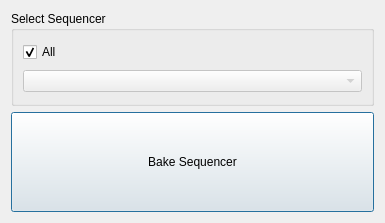
<?xml version="1.0" encoding="UTF-8"?>
<ui version="4.0">
 <class>Dialog</class>
 <widget class="QDialog" name="Dialog">
  <property name="geometry">
   <rect>
    <x>0</x>
    <y>0</y>
    <width>385</width>
    <height>223</height>
   </rect>
  </property>
  <property name="windowTitle">
   <string>Dialog</string>
  </property>
  <layout class="QGridLayout" name="gridLayout_2">
   <item row="0" column="0">
    <layout class="QVBoxLayout" name="verticalLayout">
     <item>
      <widget class="QGroupBox" name="groupBox">
       <property name="title">
        <string>Select Sequencer</string>
       </property>
       <property name="flat">
        <bool>true</bool>
       </property>
       <layout class="QGridLayout" name="gridLayout">
        <item row="0" column="0">
         <widget class="QCheckBox" name="All_checkBox">
          <property name="text">
           <string>All</string>
          </property>
          <property name="checked">
           <bool>true</bool>
          </property>
         </widget>
        </item>
        <item row="1" column="0">
         <widget class="QComboBox" name="seqList_comboBox">
          <property name="enabled">
           <bool>false</bool>
          </property>
         </widget>
        </item>
       </layout>
      </widget>
     </item>
     <item>
      <widget class="QPushButton" name="DoIt_pushButton">
       <property name="minimumSize">
        <size>
         <width>0</width>
         <height>100</height>
        </size>
       </property>
       <property name="text">
        <string>Bake Sequencer</string>
       </property>
      </widget>
     </item>
    </layout>
   </item>
  </layout>
 </widget>
 <resources/>
 <connections/>
</ui>
